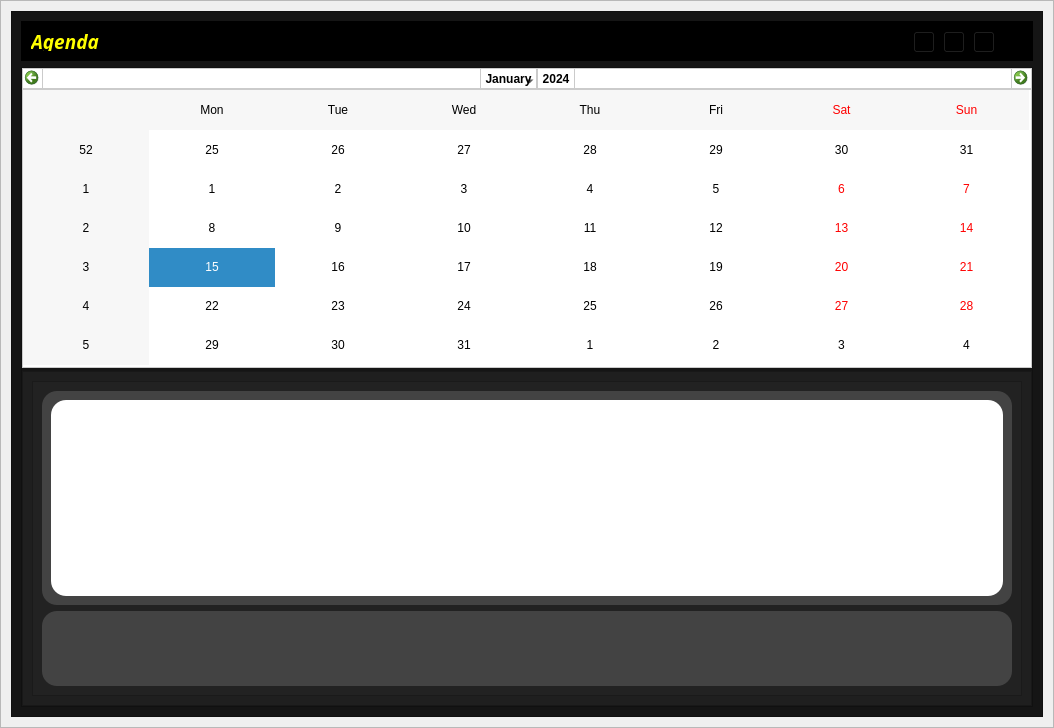
<?xml version="1.0" encoding="UTF-8"?>
<ui version="4.0">
 <class>DetailWindow</class>
 <widget class="QWidget" name="DetailWindow">
  <property name="geometry">
   <rect>
    <x>0</x>
    <y>0</y>
    <width>1054</width>
    <height>728</height>
   </rect>
  </property>
  <property name="windowTitle">
   <string>Form</string>
  </property>
  <layout class="QGridLayout" name="gridLayout">
   <property name="leftMargin">
    <number>0</number>
   </property>
   <property name="topMargin">
    <number>0</number>
   </property>
   <property name="rightMargin">
    <number>0</number>
   </property>
   <property name="bottomMargin">
    <number>0</number>
   </property>
   <item row="0" column="0">
    <widget class="QFrame" name="central_widget_frame">
     <property name="frameShape">
      <enum>QFrame::StyledPanel</enum>
     </property>
     <property name="frameShadow">
      <enum>QFrame::Raised</enum>
     </property>
     <layout class="QVBoxLayout" name="shadow_layout">
      <property name="spacing">
       <number>0</number>
      </property>
      <property name="leftMargin">
       <number>10</number>
      </property>
      <property name="topMargin">
       <number>10</number>
      </property>
      <property name="rightMargin">
       <number>10</number>
      </property>
      <property name="bottomMargin">
       <number>10</number>
      </property>
      <item>
       <widget class="QFrame" name="background_frame">
        <property name="styleSheet">
         <string notr="true">background-color: rgb(21, 21, 21);</string>
        </property>
        <property name="frameShape">
         <enum>QFrame::StyledPanel</enum>
        </property>
        <property name="frameShadow">
         <enum>QFrame::Raised</enum>
        </property>
        <layout class="QVBoxLayout" name="verticalLayout_6">
         <item>
          <widget class="QFrame" name="frame_nav">
           <property name="minimumSize">
            <size>
             <width>0</width>
             <height>40</height>
            </size>
           </property>
           <property name="maximumSize">
            <size>
             <width>16777215</width>
             <height>40</height>
            </size>
           </property>
           <property name="styleSheet">
            <string notr="true">background-color: rgb(0, 0, 0);</string>
           </property>
           <property name="frameShape">
            <enum>QFrame::StyledPanel</enum>
           </property>
           <property name="frameShadow">
            <enum>QFrame::Raised</enum>
           </property>
           <layout class="QHBoxLayout" name="horizontalLayout_7">
            <item>
             <widget class="QLabel" name="label_tittle">
              <property name="font">
               <font>
                <family>Tw Cen MT</family>
                <pointsize>14</pointsize>
                <weight>75</weight>
                <italic>true</italic>
                <bold>true</bold>
               </font>
              </property>
              <property name="styleSheet">
               <string notr="true">color: rgb(255, 255, 0);</string>
              </property>
              <property name="text">
               <string>Agenda</string>
              </property>
             </widget>
            </item>
            <item>
             <widget class="QFrame" name="butttons_holder_frame">
              <property name="minimumSize">
               <size>
                <width>110</width>
                <height>30</height>
               </size>
              </property>
              <property name="maximumSize">
               <size>
                <width>110</width>
                <height>16777215</height>
               </size>
              </property>
              <property name="frameShape">
               <enum>QFrame::StyledPanel</enum>
              </property>
              <property name="frameShadow">
               <enum>QFrame::Raised</enum>
              </property>
              <widget class="QToolButton" name="minimize_button">
               <property name="geometry">
                <rect>
                 <x>0</x>
                 <y>0</y>
                 <width>22</width>
                 <height>22</height>
                </rect>
               </property>
               <property name="text">
                <string>...</string>
               </property>
               <property name="icon">
                <iconset>
                 <normaloff>L:/.designer/assets/icons/minimize-window.png</normaloff>L:/.designer/assets/icons/minimize-window.png</iconset>
               </property>
              </widget>
              <widget class="QToolButton" name="restore_button">
               <property name="geometry">
                <rect>
                 <x>30</x>
                 <y>0</y>
                 <width>22</width>
                 <height>22</height>
                </rect>
               </property>
               <property name="text">
                <string>...</string>
               </property>
               <property name="icon">
                <iconset>
                 <normaloff>L:/.designer/assets/icons/restore-window.png</normaloff>L:/.designer/assets/icons/restore-window.png</iconset>
               </property>
              </widget>
              <widget class="QToolButton" name="maximize_button">
               <property name="geometry">
                <rect>
                 <x>30</x>
                 <y>0</y>
                 <width>22</width>
                 <height>22</height>
                </rect>
               </property>
               <property name="text">
                <string>...</string>
               </property>
               <property name="icon">
                <iconset>
                 <normaloff>L:/.designer/assets/icons/maximize-window.png</normaloff>L:/.designer/assets/icons/maximize-window.png</iconset>
               </property>
              </widget>
              <widget class="QToolButton" name="close_button">
               <property name="geometry">
                <rect>
                 <x>60</x>
                 <y>0</y>
                 <width>22</width>
                 <height>22</height>
                </rect>
               </property>
               <property name="text">
                <string>...</string>
               </property>
               <property name="icon">
                <iconset>
                 <normaloff>L:/.designer/assets/icons/close-window.png</normaloff>L:/.designer/assets/icons/close-window.png</iconset>
               </property>
              </widget>
             </widget>
            </item>
           </layout>
          </widget>
         </item>
         <item>
          <widget class="QFrame" name="content_frame">
           <property name="frameShape">
            <enum>QFrame::StyledPanel</enum>
           </property>
           <property name="frameShadow">
            <enum>QFrame::Raised</enum>
           </property>
           <layout class="QVBoxLayout" name="verticalLayout_2">
            <property name="spacing">
             <number>3</number>
            </property>
            <property name="leftMargin">
             <number>0</number>
            </property>
            <property name="topMargin">
             <number>0</number>
            </property>
            <property name="rightMargin">
             <number>0</number>
            </property>
            <property name="bottomMargin">
             <number>0</number>
            </property>
            <item>
             <widget class="QCalendarWidget" name="calendarWidget">
              <property name="maximumSize">
               <size>
                <width>16777215</width>
                <height>300</height>
               </size>
              </property>
              <property name="styleSheet">
               <string notr="true">background-color: rgb(255, 255, 255);
border: 1px solid #cbcbcb;
color: rgb(0,0,0)
</string>
              </property>
             </widget>
            </item>
            <item>
             <widget class="QFrame" name="frame_2">
              <property name="styleSheet">
               <string notr="true">background-color: rgb(31, 31, 31);</string>
              </property>
              <property name="frameShape">
               <enum>QFrame::StyledPanel</enum>
              </property>
              <property name="frameShadow">
               <enum>QFrame::Raised</enum>
              </property>
              <layout class="QHBoxLayout" name="horizontalLayout">
               <item>
                <widget class="QFrame" name="frame_5">
                 <property name="styleSheet">
                  <string notr="true">background-color: rgb(34, 34, 34);</string>
                 </property>
                 <property name="frameShape">
                  <enum>QFrame::StyledPanel</enum>
                 </property>
                 <property name="frameShadow">
                  <enum>QFrame::Raised</enum>
                 </property>
                 <layout class="QVBoxLayout" name="verticalLayout_4">
                  <item>
                   <widget class="QFrame" name="frame_8">
                    <property name="sizePolicy">
                     <sizepolicy hsizetype="Preferred" vsizetype="Preferred">
                      <horstretch>0</horstretch>
                      <verstretch>0</verstretch>
                     </sizepolicy>
                    </property>
                    <property name="styleSheet">
                     <string notr="true">background-color: rgb(67, 67, 67);
border-radius: 15px;</string>
                    </property>
                    <property name="frameShape">
                     <enum>QFrame::StyledPanel</enum>
                    </property>
                    <property name="frameShadow">
                     <enum>QFrame::Raised</enum>
                    </property>
                    <layout class="QHBoxLayout" name="horizontalLayout_2">
                     <item>
                      <widget class="QTableView" name="pendientes_tableView">
                       <property name="styleSheet">
                        <string notr="true">color: rgb(0, 0, 0);
background-color: rgb(255, 255, 255);</string>
                       </property>
                      </widget>
                     </item>
                    </layout>
                   </widget>
                  </item>
                  <item>
                   <widget class="QFrame" name="frame_table">
                    <property name="minimumSize">
                     <size>
                      <width>0</width>
                      <height>75</height>
                     </size>
                    </property>
                    <property name="styleSheet">
                     <string notr="true">background-color: rgb(67, 67, 67);
border-radius: 15px;</string>
                    </property>
                    <property name="frameShape">
                     <enum>QFrame::StyledPanel</enum>
                    </property>
                    <property name="frameShadow">
                     <enum>QFrame::Raised</enum>
                    </property>
                    <layout class="QHBoxLayout" name="horizontalLayout_3">
                     <item>
                      <spacer name="horizontalSpacer_3">
                       <property name="orientation">
                        <enum>Qt::Horizontal</enum>
                       </property>
                       <property name="sizeHint" stdset="0">
                        <size>
                         <width>458</width>
                         <height>20</height>
                        </size>
                       </property>
                      </spacer>
                     </item>
                     <item>
                      <widget class="QLabel" name="label_second_frame">
                       <property name="styleSheet">
                        <string notr="true">color: rgb(230, 230, 230);</string>
                       </property>
                       <property name="text">
                        <string/>
                       </property>
                      </widget>
                     </item>
                     <item>
                      <spacer name="horizontalSpacer_4">
                       <property name="orientation">
                        <enum>Qt::Horizontal</enum>
                       </property>
                       <property name="sizeHint" stdset="0">
                        <size>
                         <width>458</width>
                         <height>20</height>
                        </size>
                       </property>
                      </spacer>
                     </item>
                    </layout>
                   </widget>
                  </item>
                 </layout>
                </widget>
               </item>
              </layout>
             </widget>
            </item>
           </layout>
          </widget>
         </item>
        </layout>
       </widget>
      </item>
     </layout>
    </widget>
   </item>
  </layout>
 </widget>
 <resources>
  <include location="icons.qrc"/>
  <include location="icons.qrc"/>
 </resources>
 <connections/>
</ui>
